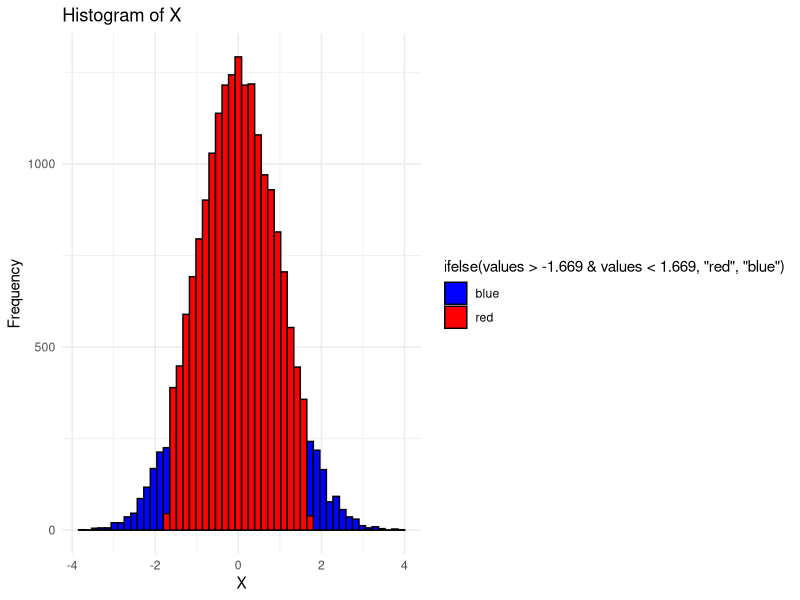

Recreate this plot in R.
library(ggplot2)

set.seed(123)

X <- matrix(rnorm(1000 * 20), nrow = 1000, ncol = 20)

data_no_mean <- data.frame(values = as.vector(X))

histogram <- ggplot(data_no_mean, aes(x = values)) +
  geom_histogram(aes(fill = ifelse(values > -1.669 & values < 1.669, "red", "blue")),
    bins = 50,
    col = "black", position = "identity"
  ) +
  scale_fill_manual(values = c("blue", "red")) +
  labs(title = "Histogram of X", x = "X", y = "Frequency") +
  theme_minimal()

print(histogram)
